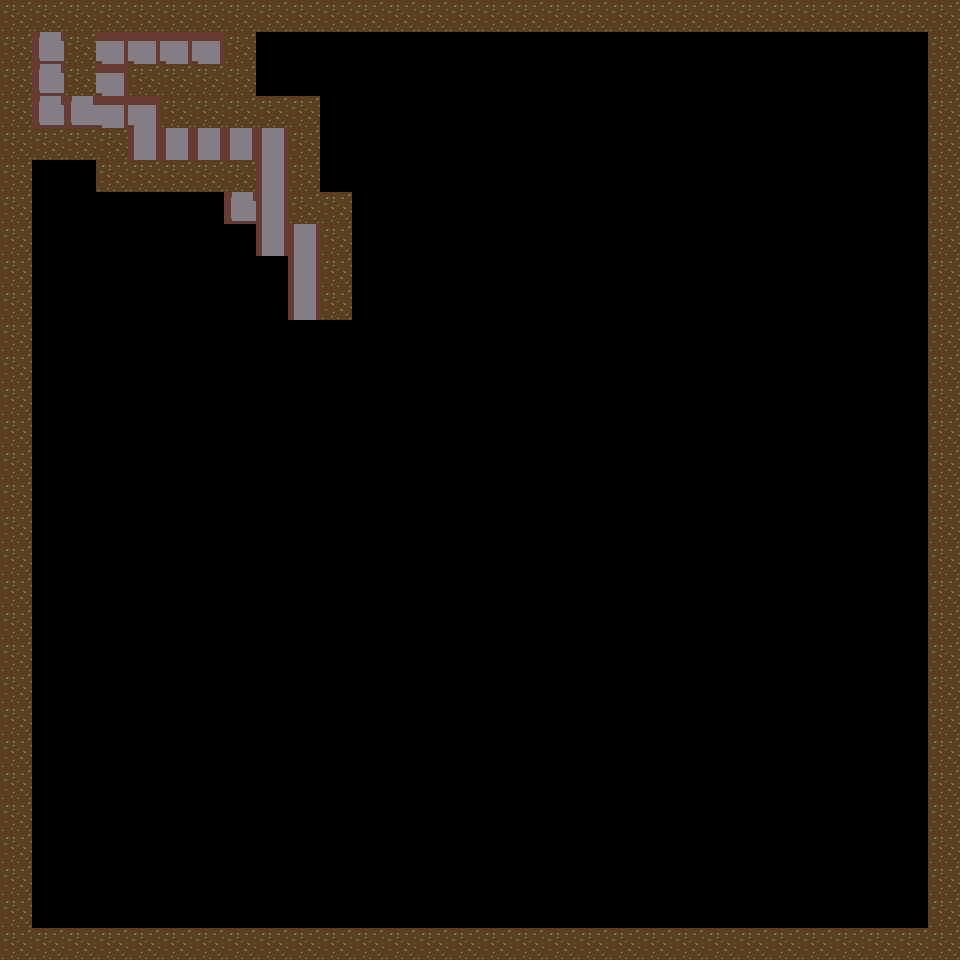

A level layout from a 2D game, rendered from its tile map. Below: a short description, then the map file with its tile-grid data intact:
An orthogonal 30x30 tile map with 32x32 px tiles, 2 tile layers (hindernis, weg).

<map version="1.10" tiledversion="1.10.1" orientation="orthogonal" renderorder="right-up" width="30" height="30" tilewidth="32" tileheight="32" infinite="0" nextlayerid="3" nextobjectid="1">
 <tileset firstgid="1" name="tileset1" tilewidth="32" tileheight="32" tilecount="12" columns="3">
  <image source="tileset1.png" width="96" height="128" />
 </tileset>
 <layer id="1" name="hindernis" width="30" height="30">
  <data encoding="csv">
10,10,10,10,10,10,10,10,10,10,10,10,10,10,10,10,10,10,10,10,10,10,10,10,10,10,10,10,10,10,
10,0,10,0,0,0,0,10,0,0,0,0,0,0,0,0,0,0,0,0,0,0,0,0,0,0,0,0,0,10,
10,0,10,0,10,10,10,10,0,0,0,0,0,0,0,0,0,0,0,0,0,0,0,0,0,0,0,0,0,10,
10,0,0,0,0,10,10,10,10,10,0,0,0,0,0,0,0,0,0,0,0,0,0,0,0,0,0,0,0,10,
10,10,10,10,0,0,0,0,0,10,0,0,0,0,0,0,0,0,0,0,0,0,0,0,0,0,0,0,0,10,
10,0,0,10,10,10,10,10,0,10,0,0,0,0,0,0,0,0,0,0,0,0,0,0,0,0,0,0,0,10,
10,0,0,0,0,0,0,0,0,10,10,0,0,0,0,0,0,0,0,0,0,0,0,0,0,0,0,0,0,10,
10,0,0,0,0,0,0,0,0,0,10,0,0,0,0,0,0,0,0,0,0,0,0,0,0,0,0,0,0,10,
10,0,0,0,0,0,0,0,0,0,10,0,0,0,0,0,0,0,0,0,0,0,0,0,0,0,0,0,0,10,
10,0,0,0,0,0,0,0,0,0,10,0,0,0,0,0,0,0,0,0,0,0,0,0,0,0,0,0,0,10,
10,0,0,0,0,0,0,0,0,0,0,0,0,0,0,0,0,0,0,0,0,0,0,0,0,0,0,0,0,10,
10,0,0,0,0,0,0,0,0,0,0,0,0,0,0,0,0,0,0,0,0,0,0,0,0,0,0,0,0,10,
10,0,0,0,0,0,0,0,0,0,0,0,0,0,0,0,0,0,0,0,0,0,0,0,0,0,0,0,0,10,
10,0,0,0,0,0,0,0,0,0,0,0,0,0,0,0,0,0,0,0,0,0,0,0,0,0,0,0,0,10,
10,0,0,0,0,0,0,0,0,0,0,0,0,0,0,0,0,0,0,0,0,0,0,0,0,0,0,0,0,10,
10,0,0,0,0,0,0,0,0,0,0,0,0,0,0,0,0,0,0,0,0,0,0,0,0,0,0,0,0,10,
10,0,0,0,0,0,0,0,0,0,0,0,0,0,0,0,0,0,0,0,0,0,0,0,0,0,0,0,0,10,
10,0,0,0,0,0,0,0,0,0,0,0,0,0,0,0,0,0,0,0,0,0,0,0,0,0,0,0,0,10,
10,0,0,0,0,0,0,0,0,0,0,0,0,0,0,0,0,0,0,0,0,0,0,0,0,0,0,0,0,10,
10,0,0,0,0,0,0,0,0,0,0,0,0,0,0,0,0,0,0,0,0,0,0,0,0,0,0,0,0,10,
10,0,0,0,0,0,0,0,0,0,0,0,0,0,0,0,0,0,0,0,0,0,0,0,0,0,0,0,0,10,
10,0,0,0,0,0,0,0,0,0,0,0,0,0,0,0,0,0,0,0,0,0,0,0,0,0,0,0,0,10,
10,0,0,0,0,0,0,0,0,0,0,0,0,0,0,0,0,0,0,0,0,0,0,0,0,0,0,0,0,10,
10,0,0,0,0,0,0,0,0,0,0,0,0,0,0,0,0,0,0,0,0,0,0,0,0,0,0,0,0,10,
10,0,0,0,0,0,0,0,0,0,0,0,0,0,0,0,0,0,0,0,0,0,0,0,0,0,0,0,0,10,
10,0,0,0,0,0,0,0,0,0,0,0,0,0,0,0,0,0,0,0,0,0,0,0,0,0,0,0,0,10,
10,0,0,0,0,0,0,0,0,0,0,0,0,0,0,0,0,0,0,0,0,0,0,0,0,0,0,0,0,10,
10,0,0,0,0,0,0,0,0,0,0,0,0,0,0,0,0,0,0,0,0,0,0,0,0,0,0,0,0,10,
10,0,0,0,0,0,0,0,0,0,0,0,0,0,0,0,0,0,0,0,0,0,0,0,0,0,0,0,0,10,
10,10,10,10,10,10,10,10,10,10,10,10,10,10,10,10,10,10,10,10,10,10,10,10,10,10,10,10,10,10
</data>
 </layer>
 <layer id="2" name="weg" width="30" height="30">
  <data encoding="csv">
0,0,0,0,0,0,0,0,0,0,0,0,0,0,0,0,0,0,0,0,0,0,0,0,0,0,0,0,0,0,
0,7,0,8,8,8,8,0,0,0,0,0,0,0,0,0,0,0,0,0,0,0,0,0,0,0,0,0,0,0,
0,7,0,8,0,0,0,0,0,0,0,0,0,0,0,0,0,0,0,0,0,0,0,0,0,0,0,0,0,0,
0,7,7,8,8,0,0,0,0,0,0,0,0,0,0,0,0,0,0,0,0,0,0,0,0,0,0,0,0,0,
0,0,0,0,11,11,11,11,11,0,0,0,0,0,0,0,0,0,0,0,0,0,0,0,0,0,0,0,0,0,
0,0,0,0,0,0,0,0,11,0,0,0,0,0,0,0,0,0,0,0,0,0,0,0,0,0,0,0,0,0,
0,0,0,0,0,0,0,7,11,0,0,0,0,0,0,0,0,0,0,0,0,0,0,0,0,0,0,0,0,0,
0,0,0,0,0,0,0,0,11,11,0,0,0,0,0,0,0,0,0,0,0,0,0,0,0,0,0,0,0,0,
0,0,0,0,0,0,0,0,0,11,0,0,0,0,0,0,0,0,0,0,0,0,0,0,0,0,0,0,0,0,
0,0,0,0,0,0,0,0,0,11,0,0,0,0,0,0,0,0,0,0,0,0,0,0,0,0,0,0,0,0,
0,0,0,0,0,0,0,0,0,0,0,0,0,0,0,0,0,0,0,0,0,0,0,0,0,0,0,0,0,0,
0,0,0,0,0,0,0,0,0,0,0,0,0,0,0,0,0,0,0,0,0,0,0,0,0,0,0,0,0,0,
0,0,0,0,0,0,0,0,0,0,0,0,0,0,0,0,0,0,0,0,0,0,0,0,0,0,0,0,0,0,
0,0,0,0,0,0,0,0,0,0,0,0,0,0,0,0,0,0,0,0,0,0,0,0,0,0,0,0,0,0,
0,0,0,0,0,0,0,0,0,0,0,0,0,0,0,0,0,0,0,0,0,0,0,0,0,0,0,0,0,0,
0,0,0,0,0,0,0,0,0,0,0,0,0,0,0,0,0,0,0,0,0,0,0,0,0,0,0,0,0,0,
0,0,0,0,0,0,0,0,0,0,0,0,0,0,0,0,0,0,0,0,0,0,0,0,0,0,0,0,0,0,
0,0,0,0,0,0,0,0,0,0,0,0,0,0,0,0,0,0,0,0,0,0,0,0,0,0,0,0,0,0,
0,0,0,0,0,0,0,0,0,0,0,0,0,0,0,0,0,0,0,0,0,0,0,0,0,0,0,0,0,0,
0,0,0,0,0,0,0,0,0,0,0,0,0,0,0,0,0,0,0,0,0,0,0,0,0,0,0,0,0,0,
0,0,0,0,0,0,0,0,0,0,0,0,0,0,0,0,0,0,0,0,0,0,0,0,0,0,0,0,0,0,
0,0,0,0,0,0,0,0,0,0,0,0,0,0,0,0,0,0,0,0,0,0,0,0,0,0,0,0,0,0,
0,0,0,0,0,0,0,0,0,0,0,0,0,0,0,0,0,0,0,0,0,0,0,0,0,0,0,0,0,0,
0,0,0,0,0,0,0,0,0,0,0,0,0,0,0,0,0,0,0,0,0,0,0,0,0,0,0,0,0,0,
0,0,0,0,0,0,0,0,0,0,0,0,0,0,0,0,0,0,0,0,0,0,0,0,0,0,0,0,0,0,
0,0,0,0,0,0,0,0,0,0,0,0,0,0,0,0,0,0,0,0,0,0,0,0,0,0,0,0,0,0,
0,0,0,0,0,0,0,0,0,0,0,0,0,0,0,0,0,0,0,0,0,0,0,0,0,0,0,0,0,0,
0,0,0,0,0,0,0,0,0,0,0,0,0,0,0,0,0,0,0,0,0,0,0,0,0,0,0,0,0,0,
0,0,0,0,0,0,0,0,0,0,0,0,0,0,0,0,0,0,0,0,0,0,0,0,0,0,0,0,0,0,
0,0,0,0,0,0,0,0,0,0,0,0,0,0,0,0,0,0,0,0,0,0,0,0,0,0,0,0,0,0
</data>
 </layer>
</map>
